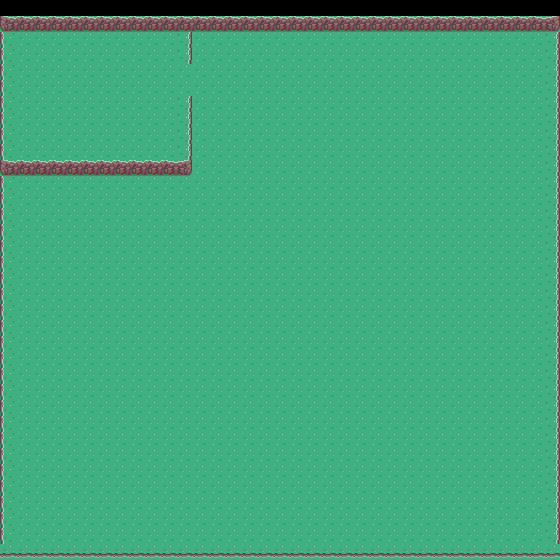

A level layout from a 2D game, rendered from its tile map. Below: a short description, then the map file with tile-grid data replaced by summaries:
An orthogonal 35x35 tile map with 16x16 px tiles, 1 tile layer (Map).

<map version="1.0" orientation="orthogonal" renderorder="right-down" width="35" height="35" tilewidth="16" tileheight="16">
 <tileset firstgid="1" name="zelda-like" tilewidth="16" tileheight="16">
  <image source="zelda-like.png" width="128" height="208" />
 </tileset>
 <layer name="Map" width="35" height="35">
  <data>[1225 cells, 1190 non-empty, 7 distinct tile ids]</data>
 </layer>
</map>
